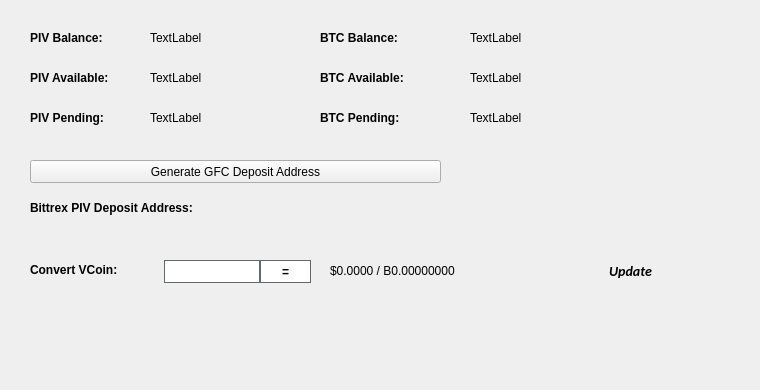
   <widget class="QWidget" name="BalanceTab">
    <attribute name="title">
     <string>Balance</string>
    </attribute>
    <widget class="QLabel" name="BitcoinBalanceLabel">
     <property name="geometry">
      <rect>
       <x>470</x>
       <y>30</y>
       <width>150</width>
       <height>16</height>
      </rect>
     </property>
     <property name="text">
      <string>TextLabel</string>
     </property>
    </widget>
    <widget class="QLabel" name="PIVBalanceLabel">
     <property name="geometry">
      <rect>
       <x>150</x>
       <y>30</y>
       <width>150</width>
       <height>16</height>
      </rect>
     </property>
     <property name="text">
      <string>TextLabel</string>
     </property>
    </widget>
    <widget class="QLabel" name="label_11">
     <property name="geometry">
      <rect>
       <x>30</x>
       <y>30</y>
       <width>101</width>
       <height>16</height>
      </rect>
     </property>
     <property name="font">
      <font>
       <weight>75</weight>
       <bold>true</bold>
      </font>
     </property>
     <property name="text">
      <string>PIV Balance:</string>
     </property>
    </widget>
    <widget class="QLabel" name="label_12">
     <property name="geometry">
      <rect>
       <x>320</x>
       <y>30</y>
       <width>101</width>
       <height>16</height>
      </rect>
     </property>
     <property name="font">
      <font>
       <weight>75</weight>
       <bold>true</bold>
      </font>
     </property>
     <property name="text">
      <string>BTC Balance:</string>
     </property>
    </widget>
    <widget class="QLabel" name="PIVAvailableLabel_2">
     <property name="geometry">
      <rect>
       <x>150</x>
       <y>70</y>
       <width>150</width>
       <height>16</height>
      </rect>
     </property>
     <property name="text">
      <string>TextLabel</string>
     </property>
    </widget>
    <widget class="QLabel" name="label_13">
     <property name="geometry">
      <rect>
       <x>30</x>
       <y>70</y>
       <width>111</width>
       <height>16</height>
      </rect>
     </property>
     <property name="font">
      <font>
       <weight>75</weight>
       <bold>true</bold>
      </font>
     </property>
     <property name="text">
      <string>PIV Available:</string>
     </property>
    </widget>
    <widget class="QLabel" name="label_14">
     <property name="geometry">
      <rect>
       <x>30</x>
       <y>110</y>
       <width>101</width>
       <height>16</height>
      </rect>
     </property>
     <property name="font">
      <font>
       <weight>75</weight>
       <bold>true</bold>
      </font>
     </property>
     <property name="text">
      <string>PIV Pending:</string>
     </property>
    </widget>
    <widget class="QLabel" name="PIVPendingLabel">
     <property name="geometry">
      <rect>
       <x>150</x>
       <y>110</y>
       <width>150</width>
       <height>16</height>
      </rect>
     </property>
     <property name="text">
      <string>TextLabel</string>
     </property>
    </widget>
    <widget class="QLabel" name="label_15">
     <property name="geometry">
      <rect>
       <x>320</x>
       <y>70</y>
       <width>111</width>
       <height>16</height>
      </rect>
     </property>
     <property name="font">
      <font>
       <weight>75</weight>
       <bold>true</bold>
      </font>
     </property>
     <property name="text">
      <string>BTC Available:</string>
     </property>
    </widget>
    <widget class="QLabel" name="BitcoinAvailableLabel">
     <property name="geometry">
      <rect>
       <x>470</x>
       <y>70</y>
       <width>150</width>
       <height>16</height>
      </rect>
     </property>
     <property name="text">
      <string>TextLabel</string>
     </property>
    </widget>
    <widget class="QLabel" name="label_31">
     <property name="geometry">
      <rect>
       <x>320</x>
       <y>110</y>
       <width>111</width>
       <height>16</height>
      </rect>
     </property>
     <property name="font">
      <font>
       <weight>75</weight>
       <bold>true</bold>
      </font>
     </property>
     <property name="text">
      <string>BTC Pending:</string>
     </property>
    </widget>
    <widget class="QLabel" name="BitcoinPendingLabel">
     <property name="geometry">
      <rect>
       <x>470</x>
       <y>110</y>
       <width>150</width>
       <height>16</height>
      </rect>
     </property>
     <property name="text">
      <string>TextLabel</string>
     </property>
    </widget>
    <widget class="QLabel" name="label_33">
     <property name="geometry">
      <rect>
       <x>30</x>
       <y>200</y>
       <width>221</width>
       <height>16</height>
      </rect>
     </property>
     <property name="font">
      <font>
       <weight>75</weight>
       <bold>true</bold>
      </font>
     </property>
     <property name="text">
      <string>Bittrex PIV Deposit Address:</string>
     </property>
    </widget>
    <widget class="QPushButton" name="GenDepositBTN">
     <property name="geometry">
      <rect>
       <x>30</x>
       <y>160</y>
       <width>411</width>
       <height>23</height>
      </rect>
     </property>
     <property name="text">
      <string>Generate GFC Deposit Address</string>
     </property>
     <property name="icon">
      <iconset resource="../gofund.qrc">
       <normaloff>:/icons/bitcoin</normaloff>:/icons/bitcoin</iconset>
     </property>
    </widget>
    <widget class="QLabel" name="DepositAddressLabel">
     <property name="geometry">
      <rect>
       <x>200</x>
       <y>200</y>
       <width>261</width>
       <height>16</height>
      </rect>
     </property>
     <property name="palette">
      <palette>
       <active>
        <colorrole role="WindowText">
         <brush brushstyle="SolidPattern">
          <color alpha="255">
           <red>0</red>
           <green>0</green>
           <blue>0</blue>
          </color>
         </brush>
        </colorrole>
        <colorrole role="Text">
         <brush brushstyle="SolidPattern">
          <color alpha="255">
           <red>0</red>
           <green>0</green>
           <blue>255</blue>
          </color>
         </brush>
        </colorrole>
       </active>
       <inactive>
        <colorrole role="WindowText">
         <brush brushstyle="SolidPattern">
          <color alpha="255">
           <red>0</red>
           <green>0</green>
           <blue>0</blue>
          </color>
         </brush>
        </colorrole>
        <colorrole role="Text">
         <brush brushstyle="SolidPattern">
          <color alpha="255">
           <red>0</red>
           <green>0</green>
           <blue>255</blue>
          </color>
         </brush>
        </colorrole>
       </inactive>
       <disabled>
        <colorrole role="WindowText">
         <brush brushstyle="SolidPattern">
          <color alpha="255">
           <red>120</red>
           <green>120</green>
           <blue>120</blue>
          </color>
         </brush>
        </colorrole>
        <colorrole role="Text">
         <brush brushstyle="SolidPattern">
          <color alpha="255">
           <red>120</red>
           <green>120</green>
           <blue>120</blue>
          </color>
         </brush>
        </colorrole>
       </disabled>
      </palette>
     </property>
     <property name="font">
      <font>
       <weight>75</weight>
       <bold>true</bold>
      </font>
     </property>
     <property name="text">
      <string/>
     </property>
     <property name="alignment">
      <set>Qt::AlignRight|Qt::AlignTrailing|Qt::AlignVCenter</set>
     </property>
     <property name="textInteractionFlags">
      <set>Qt::LinksAccessibleByMouse|Qt::TextSelectableByKeyboard|Qt::TextSelectableByMouse</set>
     </property>
    </widget>
    <widget class="QLabel" name="label_8">
     <property name="geometry">
      <rect>
       <x>460</x>
       <y>300</y>
       <width>281</width>
       <height>81</height>
      </rect>
     </property>
     <property name="text">
      <string/>
     </property>
     <property name="pixmap">
      <pixmap>:/images/bittrex</pixmap>
     </property>
    </widget>
    <widget class="QWidget" name="widgetConversion" native="true">
     <property name="geometry">
      <rect>
       <x>0</x>
       <y>250</y>
       <width>751</width>
       <height>43</height>
      </rect>
     </property>
     <property name="minimumSize">
      <size>
       <width>0</width>
       <height>43</height>
      </size>
     </property>
     <property name="styleSheet">
      <string notr="true"/>
     </property>
     <widget class="QPushButton" name="btnUpdateMarketData">
      <property name="geometry">
       <rect>
        <x>575</x>
        <y>0</y>
        <width>111</width>
        <height>41</height>
       </rect>
      </property>
      <property name="sizePolicy">
       <sizepolicy hsizetype="Expanding" vsizetype="Expanding">
        <horstretch>0</horstretch>
        <verstretch>0</verstretch>
       </sizepolicy>
      </property>
      <property name="font">
       <font>
        <family>calibri</family>
        <pointsize>-1</pointsize>
        <weight>75</weight>
        <italic>true</italic>
        <bold>true</bold>
       </font>
      </property>
      <property name="styleSheet">
       <string notr="true">margin:0px;text-align:center;padding:2px;border-radius:3px;font-style:italic;width:100px;font-size:14px;font-family:calibri;font-weight:600;</string>
      </property>
      <property name="text">
       <string>Update</string>
      </property>
      <property name="iconSize">
       <size>
        <width>150</width>
        <height>35</height>
       </size>
      </property>
      <property name="autoDefault">
       <bool>true</bool>
      </property>
      <property name="default">
       <bool>true</bool>
      </property>
     </widget>
     <widget class="QLabel" name="lblConvertVCoin">
      <property name="geometry">
       <rect>
        <x>30</x>
        <y>10</y>
        <width>131</width>
        <height>20</height>
       </rect>
      </property>
      <property name="styleSheet">
       <string notr="true"/>
      </property>
      <property name="text">
       <string>&lt;html&gt;&lt;head/&gt;&lt;body&gt;&lt;p&gt;&lt;span style=&quot; font-weight:600;&quot;&gt;Convert VCoin:&lt;/span&gt;&lt;/p&gt;&lt;/body&gt;&lt;/html&gt;</string>
      </property>
     </widget>
     <widget class="QLineEdit" name="txtConvertVCoinQty">
      <property name="geometry">
       <rect>
        <x>160</x>
        <y>10</y>
        <width>100</width>
        <height>23</height>
       </rect>
      </property>
      <property name="minimumSize">
       <size>
        <width>100</width>
        <height>23</height>
       </size>
      </property>
      <property name="maximumSize">
       <size>
        <width>100</width>
        <height>16777215</height>
       </size>
      </property>
      <property name="styleSheet">
       <string notr="true">border: 1px solid #61696c;margin-left:4px;</string>
      </property>
     </widget>
     <widget class="QPushButton" name="btnConvertGfc">
      <property name="geometry">
       <rect>
        <x>260</x>
        <y>10</y>
        <width>51</width>
        <height>23</height>
       </rect>
      </property>
      <property name="minimumSize">
       <size>
        <width>0</width>
        <height>23</height>
       </size>
      </property>
      <property name="styleSheet">
       <string notr="true">border:1px solid #61696c;background:white;font-weight:600;</string>
      </property>
      <property name="text">
       <string>=</string>
      </property>
     </widget>
     <widget class="QLabel" name="lblConvertVCoinResults">
      <property name="geometry">
       <rect>
        <x>330</x>
        <y>0</y>
        <width>201</width>
        <height>41</height>
       </rect>
      </property>
      <property name="styleSheet">
       <string notr="true"/>
      </property>
      <property name="text">
       <string>$0.0000 / B0.00000000</string>
      </property>
     </widget>
     <widget class="QLabel" name="iconOverviewUpdateWait">
      <property name="geometry">
       <rect>
        <x>670</x>
        <y>10</y>
        <width>24</width>
        <height>24</height>
       </rect>
      </property>
      <property name="text">
       <string/>
      </property>
      <property name="pixmap">
       <pixmap resource="../gofund.qrc">:/icons/transaction_1</pixmap>
      </property>
      <property name="scaledContents">
       <bool>true</bool>
      </property>
      <property name="alignment">
       <set>Qt::AlignCenter</set>
      </property>
     </widget>
    </widget>
   </widget>
